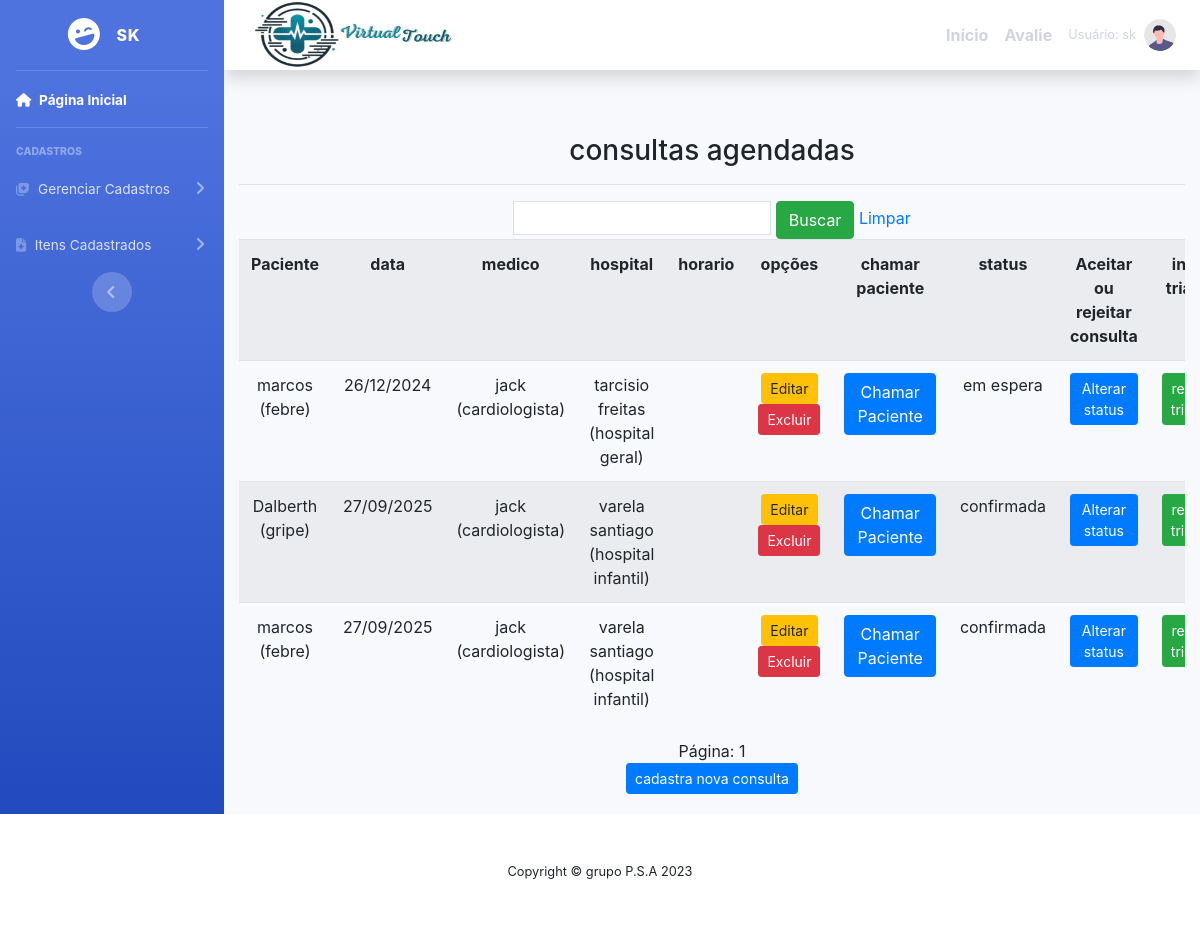
The page /listar/consulta/ (signed in) on the database as committed earlier.
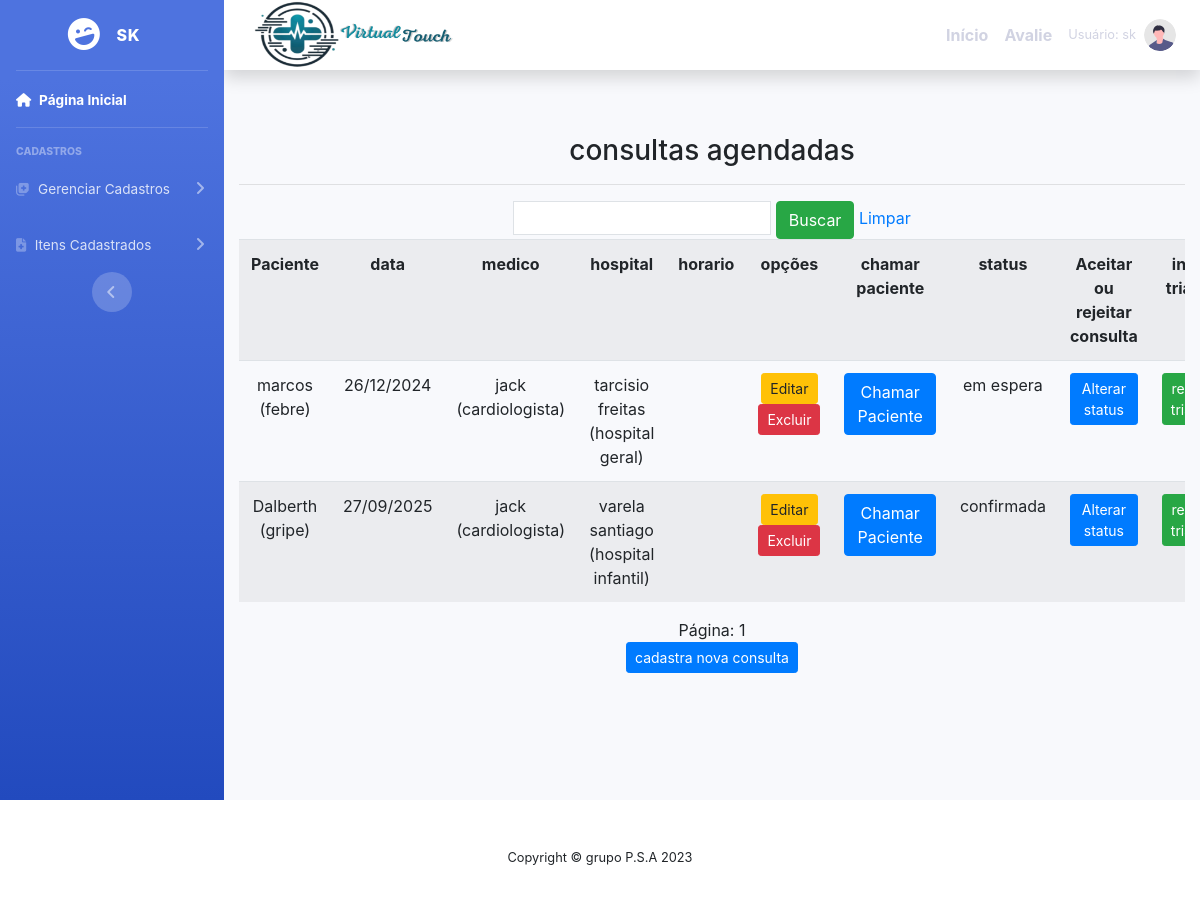
The same page on the database as committed later.
### cadastros/models.py (models this page shows, shortened)
class Consulta(models.Model):
    usuario  = models.ForeignKey(User, on_delete=models.PROTECT)
    nome ="consulta"
    paciente = models.ForeignKey(Paciente,on_delete = models.PROTECT)
    data = models.CharField (verbose_name='data', max_length = 10)
    medico = models.ForeignKey (Medico, on_delete=models.PROTECT)
    hospital = models.ForeignKey(Hospital, on_delete=models.PROTECT)
    status = models.CharField( verbose_name ='status' ,max_length=20,  null =True ,blank = True )

class Paciente(models.Model):
    usuario  = models.ForeignKey(User, on_delete=models.PROTECT)
    nome = models.CharField(max_length=50)
    telefone = models.CharField (verbose_name='telefone', max_length=11)
    numero_sus = models.CharField (verbose_name='numero_sus', max_length=15)
    cpf = models.CharField(verbose_name='cpf', max_length=11, null=True, blank=True)
    hospital = models.ForeignKey(Hospital, on_delete=models.PROTECT)
    descricao = models.CharField(max_length=150, verbose_name="descricao")
    sintomas = models.CharField(max_length=150, verbose_name="sintomas")
    doença_cronica = models.CharField(max_length=150, verbose_name="doença_cronica", null =True ,blank = True)
    idade = models.IntegerField (verbose_name='idade')
    usuario = models.ForeignKey(User, related_name='pacientes', on_delete=models.CASCADE)
    usuario_cadastrador = models.ForeignKey(User, related_name='pacientes_cadastrados', on_delete=models.CASCADE)
    def __str__(self):
        return "{} ({})".format(self.nome , self.sintomas)

class Medico(models.Model):
    usuario  = models.ForeignKey(User, on_delete=models.PROTECT)
    numero = models.IntegerField(verbose_name="Número de telefone")
    nome = models.CharField(max_length=50, verbose_name=" nome")
    cpf = models.CharField(max_length = 11 ,verbose_name=" cpf ")
    especificacao = models.CharField(max_length=150)
    hospital = models.ForeignKey(Hospital, on_delete=models.PROTECT)
    def __str__(self):
        return "{} ({})".format( self.nome, self. especificacao)

class Hospital(models.Model):
    usuario = models.ForeignKey(User, on_delete=models.PROTECT)
    nome = models.CharField(max_length=50)
    descricao = models.CharField(max_length=150,
        verbose_name="descricao")
    def __str__(self):
        return "{} ({})".format(self.nome, self.descricao)

### cadastros/views.py (the view)
# urls.py: path('listar/consulta/',ConsultaList.as_view(),
class ConsultaList(ListView):
    login_url = reverse_lazy('login')
    model = Consulta
    template_name = 'listas/consulta.html'
    paginate_by = 5
    def get_queryset(self):
        consultas = Consulta.objects.all().order_by('data')
        lista_consultas_ordenada = []
        consultas_comuns = []
        consultas_preferenciais = []
        for consulta in consultas:
            if consulta.paciente.descricao == 'preferencial':
                consultas_preferenciais.append(consulta)
            else:
                consultas_comuns.append(consulta)
        lista_consultas_ordenada.extend(consultas_preferenciais)
        for i, consulta_preferencial in enumerate(consultas_comuns):
            index = (i + 1) * 1 + i
            lista_consultas_ordenada.insert(index, consulta_preferencial)
        return lista_consultas_ordenada

### paginas/templates/listas/consulta.html (shortened to what this page needs)
{% extends 'modelo.html' %}
{% load static %}
{% block conteudo %}
    <div class="container">
        <h3> consultas agendadas </h3>
        <hr>
        <div class="table-responsive">
            <form action="?" method="GET">
                <input type="text" name="nome" class="p-1 border" value="{{ request.GET.nome }}">
                <button type="submit" class="btn btn-success">Buscar</button>
                <a href="{% url 'Listar-cronograma' %}">Limpar</a>
            </form>
            <table class="table table-striped">
                <tr>
                    <th>Paciente</th>
                    <th>data</th>
                    <th>medico</th>
                    <th>hospital</th>
                    <th>horario</th>
                    <th>opções</th>
                    <th>chamar paciente</th>
                    <th>status</th>
                    {% for group in request.user.groups.all %}
                     {% if group.name == 'Medico' or group.name == 'Admin' %}
                     <th>Aceitar ou rejeitar consulta</th>
                     {% endif %}
                    {% endfor %}
                    {% for group in request.user.groups.all %}
                    {% if group.name == 'Medico' or group.name == 'Admin' %}
                    <th>iniciar triagem </th>
                    {% endif %}
                   {% endfor %}
                </tr>
        {% for consulta in object_list|dictsort:"data" %}
                <tr data-consulta-id="{{consulta.pk}}">
                    <td>{{ consulta.paciente }}</td>
                    <td>{{ consulta.data }}</td>
                    <td>{{ consulta.medico }}</td>
                    <td>{{ consulta.hospital }}</td>
                    <td>{{ consulta.horario }}</td>
                    <td>
                            <a href="{% url 'editar-consulta' consulta.pk %}" class="btn btn-warning btn-sm" title="Editar">Editar</a>
                            <a href="{% url 'excluir-consulta' consulta.pk %}" class="btn btn-danger btn-sm" title="Excluir">Excluir</a>
                    </td>
                    <td>
                        <button class="btn btn-primary chamar-paciente"
                                data-paciente-id="{{ consulta.paciente.id }}"
                                data-csrf="{{ csrf_token }}">
                            Chamar Paciente
                        </button>
                    </td>
                    <td>{{ consulta.status }}</td>
                    <td>
                        {% for group in request.user.groups.all %}
                            {% if group.name == 'Medico' or group.name == 'Admin' %}
                                <a href="{% url 'editar-consulta2' consulta.pk %}" class="btn btn-primary btn-sm" title="Editar"> Alterar status </a>
                            {% endif %}
                        {% endfor %}
                    </td>
                    <td>
                        {% for group in request.user.groups.all %}
                            {% if group.name == 'Medico' or group.name == 'Admin' %}
                                <a href="{% url 'cadastrar-triagem' %}" class="btn btn-success btn-sm" title="triagem"> realizar triagem </a>
                            {% endif %}
                        {% endfor %}
                        {% empty %}
                    </td>
                </tr>
            <tr>
             <td colspan="3">Nenhuma consulta confirmada agendada.</td>
          </tr>
       {% endfor %}
            </table>
            <div class="text-center">
                <span>Página: {{ page_obj.number }}</span>
            </div>
            <a  href="{% url 'cadastrar-consulta' %}"><button class="btn btn-primary btn-sm" >cadastra nova consulta </button></a>
        </div>
    </div>
{% endblock %}

### paginas/templates/modelo.html (shortened to what this page needs)
{% load static %}
<!DOCTYPE html>
<html lang="pt-br">
<head>
    <link href="https://stackpath.bootstrapcdn.com/bootstrap/4.5.2/css/bootstrap.min.css" rel="stylesheet">
    <link href="https://cdnjs.cloudflare.com/ajax/libs/font-awesome/5.15.4/css/all.min.css" rel="stylesheet">
    <link href="{% static 'vendor/fontawesome-free/css/all.min.css' %}" rel="stylesheet" type="text/css">
    <link rel="stylesheet" href="https://cdnjs.cloudflare.com/ajax/libs/font-awesome/5.15.4/css/all.min.css">
    <link href="{% static 'css/sb-admin-2.css' %}" rel="stylesheet">
    <link rel="stylesheet" href="https://stackpath.bootstrapcdn.com/bootstrap/4.5.2/css/bootstrap.min.css">
    <link rel="stylesheet" href="{% static 'css/meu.css' %}">
</head>
<body>
    <div id="wrapper">
      {% include 'includes/sidebar.html'%}
      <div id="content-wrapper" class="d-flex flex-column">
        <div >
          {% include 'includes/navbar.html'%}
        </div>
          {% block conteudo %}{% endblock %}
        </div>
      </div>
    {% block rodape %}
      {% include 'includes/rodape.html'%}
    {% endblock %}
</body>
</html>

### paginas/templates/includes/sidebar.html (shortened to what this page needs)
<link href="https://stackpath.bootstrapcdn.com/bootstrap/4.5.2/css/bootstrap.min.css" rel="stylesheet">
<ul class="navbar-nav bg-gradient-primary sidebar sidebar-dark accordion" id="accordionSidebar">
    <a class="sidebar-brand d-flex align-items-center justify-content-center" href="?">
        <div class="sidebar-brand-icon rotate-n-15">
            <i class="fas fa-laugh-wink"></i>
        </div>
        <div class="sidebar-brand-text mx-3">{{ user.get_username }}</div>
    </a>
    <hr class="sidebar-divider my-0">
    <li class="nav-item active">
        <a class="nav-link" href="{% url 'inicio' %}">
            <i class="fas fa-home"></i>
            <span>Página Inicial</span>
        </a>
    </li>
    <hr class="sidebar-divider">
    <div class="sidebar-heading">Cadastros</div>
    <li class="nav-item">
        <a class="nav-link collapsed" href="#" data-toggle="collapse" data-target="#collapseTwo"
           aria-expanded="true" aria-controls="collapseTwo">
            <i class="fas fa-notes-medical"></i>
            <span>Gerenciar Cadastros</span>
        </a>
    </li>
    <li class="nav-item">
        <a class="nav-link collapsed" href="#" data-toggle="collapse" data-target="#collapseUtilities"
           aria-expanded="true" aria-controls="collapseUtilities">
            <i class="fas fa-file-medical"></i>
            <span>Itens Cadastrados</span>
        </a>
    </li>
    <div class="text-center d-none d-md-inline">
        <button class="rounded-circle border-0" id="sidebarToggle"></button>
    </div>
</ul>

### paginas/templates/includes/navbar.html (shortened to what this page needs)
{% load static %}
<nav class="navbar navbar-expand navbar-light bg-white topbar mb-4 static-top shadow">
    <a class="navbar-brand" href="{% url 'inicio' %}">
        <img src="{% static 'fotos/LOGO.png' %}" alt="Logo" width="300" height="150" class="mr-2">
    </a>
    <ul class="navbar-nav ml-auto">
        {% if user.is_authenticated %}
            <li class="nav-item active">
                <a class="nav-link" href="{% url 'inicio' %}"> <strong> Início </strong> <span class="sr-only">(current)</span></a>
            </li>
            <li class="nav-item active">
                <a class="nav-link" href="{% url 'cadastra-comentario' %}"> <strong> Avalie </strong> </a>
            </li>
            <li class="nav-item dropdown no-arrow">
                <a class="nav-link dropdown-toggle" href="#" id="userDropdown" role="button"
                    data-toggle="dropdown" aria-haspopup="true" aria-expanded="false">
                    <span class="mr-2 d-none d-lg-inline text-gray-600 small">Usuário: {{ user.get_username }}</span>
                    <img class="img-profile rounded-circle"
                        src="{% static 'fotos/undraw_profile.svg' %}">
                </a>
            </li>
        {% endif %}
    </ul>
</nav>

### paginas/templates/includes/rodape.html (shortened to what this page needs)
<footer class="sticky-footer bg-white">
<div class="container my-auto">
    <div class="copyright text-center my-auto">
        <span>Copyright &copy; grupo P.S.A 2023</span>
    </div>
</div>
</footer>
</body>
</html>

### static/css/meu.css (style rules this page uses)
body { font-family: 'Times New Roman', Times, serif; background: linear-gradient(to bottom, #ffffff, #a0c6e5); margin: 0; padding: 0; }
.container { margin-top: 20px; padding: 20px; text-align: center; }

Rows that differ between the two databases and show on the page:
removed Consulta: paciente "marcos (febre)", data "27/09/2025", medico "jack (cardiologista)", hospital "varela santiago (hospital infantil)", status "confirmada"
